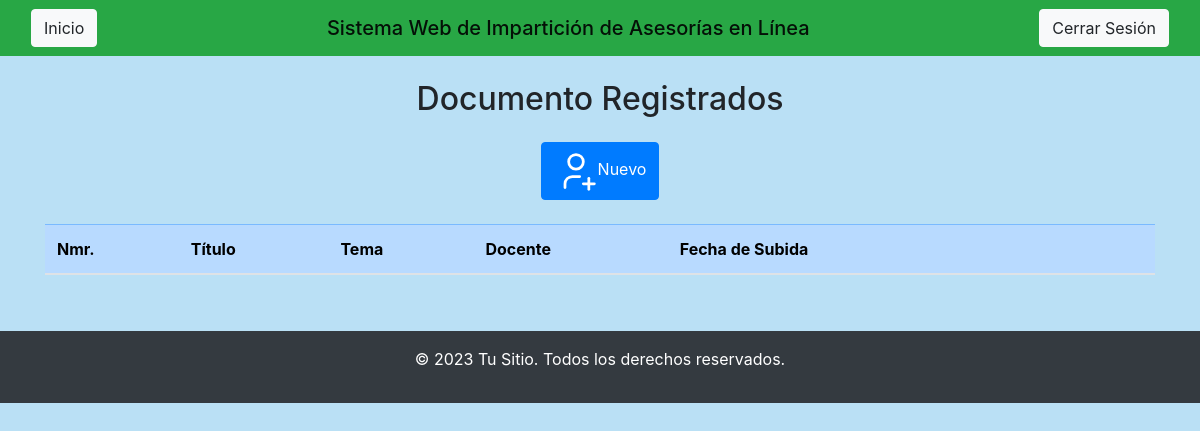
The app's page /Vista/ADMIN/Documento.php (signed in), older data.
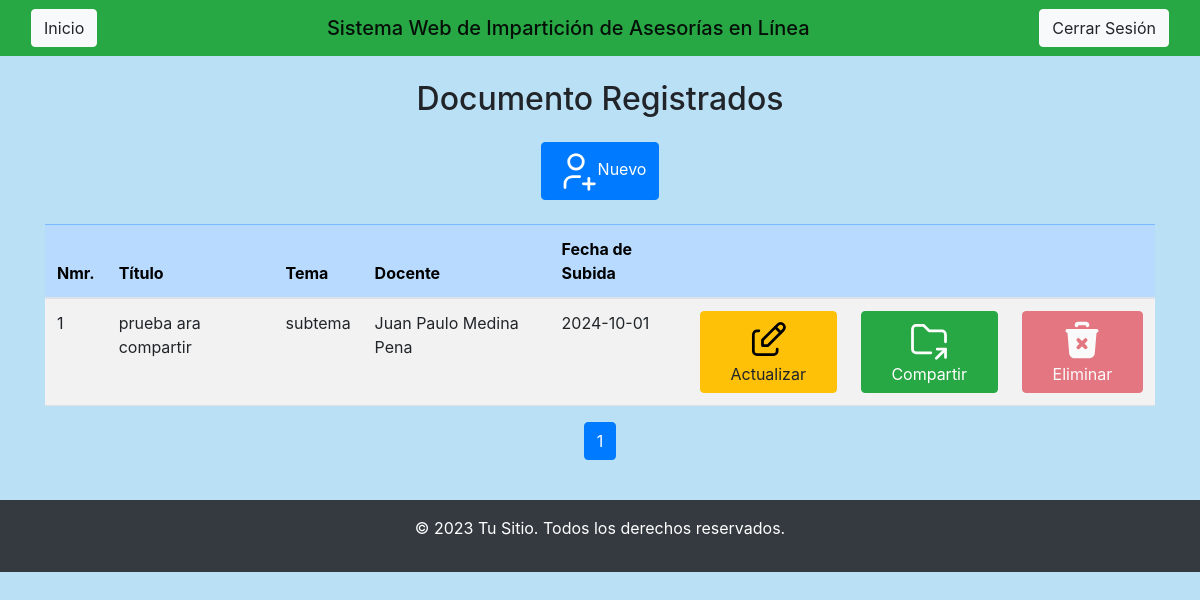
The same page, newer data.
### tables this page shows
CREATE TABLE `documentos` (
  `ID_Documento` int(11) NOT NULL AUTO_INCREMENT,
  `Titulo` varchar(100) NOT NULL,
  `Tema` varchar(200) NOT NULL,
  `Fch_subida` date NOT NULL,
  `Ubicacion` varchar(250) NOT NULL,
  `ID_Docente_Subio` int(11) DEFAULT NULL,
  PRIMARY KEY (`ID_Documento`),
  KEY `ID_Docente_Subio` (`ID_Docente_Subio`),
  CONSTRAINT `documentos_ibfk_1` FOREIGN KEY (`ID_Docente_Subio`) REFERENCES `docente` (`ID_Usuario_D`)
);

CREATE TABLE `docente` (
  `ID_Usuario_D` int(11) NOT NULL AUTO_INCREMENT,
  `Nombre_Usuario_D` varchar(200) NOT NULL,
  `Apellido_Materno_D` varchar(200) NOT NULL,
  `Apellido_Paterno_D` varchar(200) NOT NULL,
  `Telefono_D` varchar(20) NOT NULL,
  `Fecha_Nacimiento_D` date NOT NULL,
  `Genero_D` varchar(100) NOT NULL,
  `Correo_electronico_D` varchar(250) NOT NULL,
  `Contrasena_D` varchar(250) NOT NULL,
  PRIMARY KEY (`ID_Usuario_D`)
);

### Vista/ADMIN/Documento.php (the view, shortened to what this page needs)
<?php include('head.php'); ?>
<center><div class="table-responsive">
        <h2 class="mb-4">Documento Registrados</h2>
            <a class="btn btn-primary" href="INSERT/Insert_Documento.php">
                Nuevo</a>
        <table class="table table-hover table-striped mt-4" class="table">
            <thead>
                <tr class="table-primary">
                    <th scope="col">Nmr.</th>
                    <th scope="col">Título</th>
                    <th scope="col">Tema</th>
                    <th scope="col">Docente</th>
                    <th scope="col">Fecha de Subida</th>
                    <th scope="col"></th>
                    <th scope="col"></th>
                    <th scope="col"></th>
                </tr>
            </thead>
            <tbody>
                <?php
                    $conexion = (new Conectar())->conexion();
                    $records_per_page = 10;
                    $page = isset($_GET['page']) && is_numeric($_GET['page']) ? (int)$_GET['page'] : 1;
                    $offset = ($page - 1) * $records_per_page;
                    $sql = "SELECT
                                DO.ID_Documento, DO.Titulo, DO.Tema, DO.Fch_subida,
                                DO.ID_Docente_Subio, D.Nombre_Usuario_D, D.Apellido_Paterno_D,
                                D.Apellido_Materno_D, COUNT(CR.ID_Compartir_Recurso) AS TotalCompartido,
                                COUNT(EM.ID_Evaluacion) AS TotalEvaluado
                            FROM
                                Docente D
                            INNER JOIN
                                Documentos DO ON D.ID_Usuario_D = DO.ID_Docente_Subio
                            LEFT JOIN
                                Compartir_Recursos CR ON CR.ID_Documento_Com = DO.ID_Documento
                            LEFT JOIN
                                Evaluacion_Material EM ON EM.ID_Compartir_Recursos = CR.ID_Compartir_Recurso
                            GROUP BY
                                DO.ID_Documento
                            LIMIT
                                $offset, $records_per_page;";
                    $query = mysqli_query($conexion, $sql);
                    $sql_total = "SELECT * FROM Documentos;";
                    $result_total = mysqli_query($conexion, $sql_total);
                    $total_rows = mysqli_fetch_array($result_total)[0];
                    $total_pages = ceil($total_rows / $records_per_page);
                    while ($row = mysqli_fetch_array($query)) {
                        $tieneRegistros = $row['TotalCompartido'] || $row['TotalEvaluado'];
                        ?>
                        <tr>
                            <td><?php echo $row['ID_Documento']; ?></td>
                            <td><?php echo $row['Titulo']; ?></td>
                            <td><?php echo $row['Tema']; ?></td>
                            <td><?php echo $row['Nombre_Usuario_D'] . ' ' . $row['Apellido_Paterno_D'] . ' ' . $row['Apellido_Materno_D']; ?></td>
                            <td><?php echo $row['Fch_subida']; ?></td>
                            <td><a class="btn btn-warning" href="UPDATE/Update_Documento.php?id=<?php echo $row['ID_Documento']; ?>">
                                Actualizar</a>
                            </td>
                            <td><a class="btn btn-success" href="INSERT/Compartir_Documento.php?id=<?php echo $row['ID_Documento']; ?>&IdD=<?php echo $row['ID_Docente_Subio']; ?>">
                                Compartir</a>
                            </td>
                            <td><a class="btn btn-danger <?php echo $tieneRegistros ? 'disabled' : ''; ?>" href="../../Controlador/ADMIN/DELETE/Funcion_Delete_Documento.php?id=<?php echo $row['ID_Documento']; ?>" onclick="return <?php echo $tieneRegistros ? 'false' : 'eliminar()'; ?>">
                                Eliminar</a>
                            </td>
                        </tr>
                    <?php
                    }
                ?>
            </tbody>
        </table>
<nav aria-label="Page navigation example">
    <ul class="pagination justify-content-center">
        <?php for ($i = 1; $i <= $total_pages; $i++): ?>
            <li class="page-item <?php if ($i == $page) echo 'active'; ?>">
                <a class="page-link" href="?page=<?php echo $i; ?>"><?php echo $i; ?></a>
            </li>
        <?php endfor; ?>
    </ul>
</nav>
    </div>
<?php include('footer.php'); ?>

Row changes from the older to the newer data that the page shows:
added documentos: ID_Documento "1", Titulo "prueba ara compartir", Tema "subtema", ID_Docente_Subio.Nombre_Usuario_D "Juan Paulo", ID_Docente_Subio.Apellido_Paterno_D "Medina", ID_Docente_Subio.Apellido_Materno_D "Pena", Fch_subida "2024-10-01"
Text that changed along with them:
new list line: "1"
